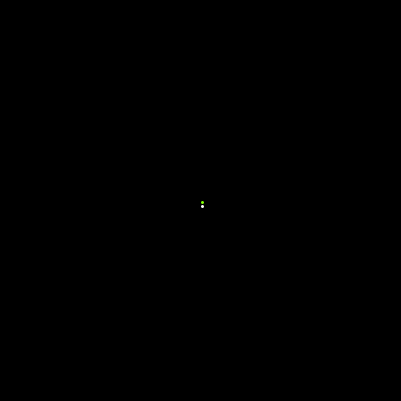
Frame 1 (no input)
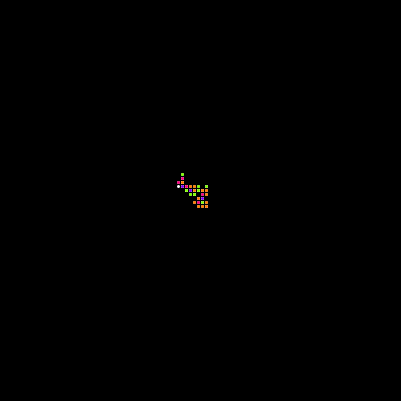
Frame 60 (the mouse pressed at the canvas centre just before this capture)
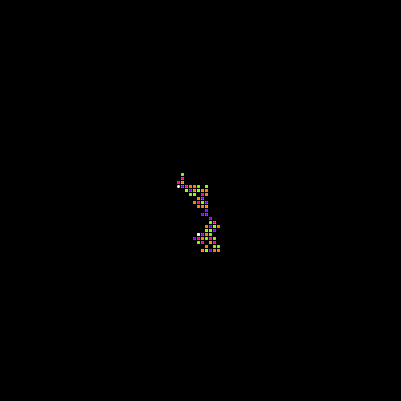
Frame 120 (the mouse held since frame 60 and released just before this capture)

The Processing sketch that drew these frames (run headless with seeded random() and noise(); from frame 60 on, the mouse is pressed at the canvas centre):

// Processing sketch: point_gen
// ── point_gen.pde
// Point Snake Generator by Edward Loveall
// Just make some points run around the screen in different colors at random
// Click to reset
// http://www.edwardloveall.com/

int[] position = new int[2];
int b = 1; //Point Bias (for teting)

// color arrary
int c1 = 255;
int c2 = 127;
int divs = 4;
color[] c = {
  color(c1, c2, 0), color(c1, 0, c2), color(c2, c1, 0), color(c2, 0, c1), color(0, c2, c1), };

void setup() {
  size(401, 401); //For Prettyness, must be a (multipul of 4)+1
  background(0);
  int o = 1; //overall start bias (for testing)
  position[0] = (width/2)+o;
  position[1] = (height/2)+o;
}

void draw() {
  int colors = int(random(4));
  strokeWeight(3);
  stroke(c[colors]);
  frameRate(30);
  point(position[0]+b, position[1]+b);

  if (position[0] > 4 && position[0] <= width-4) {
    position [0] += round(random(-1, 1))*4;
  } 
  else {
    if (position[0] > 4) {
      position[0] -= 4;
    } 
    else {
      position[0] += 4;
    }
  }

  if (position[1] > 4 && position[1] <= height-4) {
    position [1] += round(random(-1, 1))*4;
  } 
  else {
    if (position[1] > 4) {
      position[1] -= 4;
    } 
    else {
      position[1] += 4;
    }
  }
  stroke(255);
  point(position[0]+b, position[1]+b);
}

void mousePressed () {
  setup();
}

// For swhifting with arrow keys
void keyPressed() {
int mv = (3)*4; // (x)*4 units in multipuls of 4 px
  if (key == CODED) {
    if (keyCode == UP) {
      position[1] -= mv;
    }
    if (keyCode == DOWN) {
      position[1] += mv;
    }
    if (keyCode == LEFT) {
      position[0] -= mv;
    }
    if (keyCode == RIGHT) {
      position[0] += mv;
    }
  }
}
